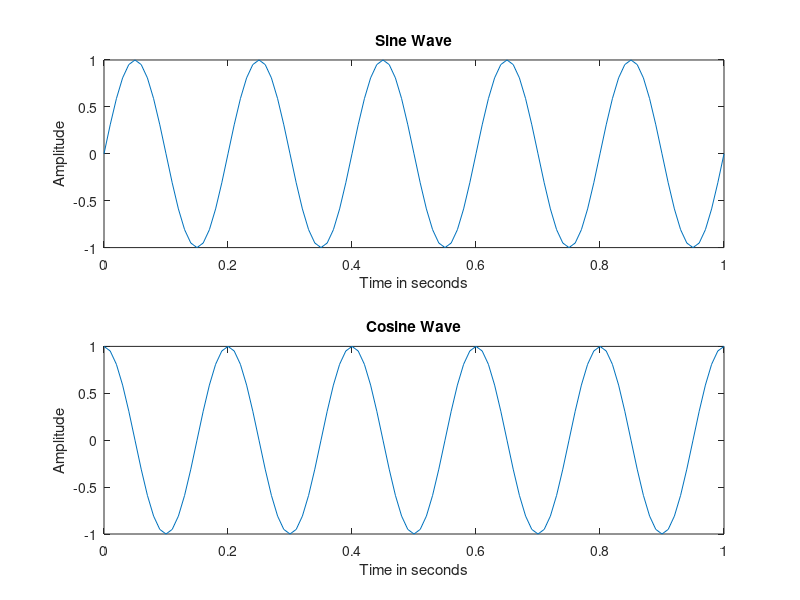

Source code (MATLAB):
% simple matlab script from notes
% semi colon at the back prevents printing of variable values
% press f5 to run script
a=5;
b=a/2;
k=3*a;
a
b
k
k^2

% all variables are matrices in MATLAB
% row vector
row = [12,14,-1];
row
% column vector
col = [13;42;-5];
col

% matrix (, and ;)
matrix = [1,2,3;4,5,6;7,8,9];
matrix

% sub matrix
% sub_matrix = matrix(r1:r2,c1:c2)
col_2nd = matrix(:,2);
col_2nd
row_2nd = matrix(2,:);
row_2nd

% simple if-else statement
k = rand*100; % rand is a single uniformly distributed random number in the interval (0,1)
% check value
k
if k <=30
    "0 to 30 range"
elseif k<=60
    "30 to 60 range"
else
    "60 to 100 range"
end

% for loop
number = 0
for i = 1:10
   number = number+i;
end

% while loop
number2 = 0
i = 0;
while i<10
    number2 = number2 + i;
    i = i+1;
end
number
number2

% Scalar Matrices
a = 3;
b = [1,2,3;4,5,6];
c = b+a;
d = b-a;
e = b*a;
f = b/a;
c
d
e
f

% change the numbers if you want to see how the curves will change
t = 0:0.01:1;
f = 5;
y = cos(2*pi*f*t);
plot(t,y)

title("Cosine Wave");
xlabel("Time in seconds");
ylabel("Amplitude");

% plot sine and cosine
t = 0:0.01:1;
f = 5;
y1 = sin(2*pi*f*t);
y2 = cos(2*pi*f*t);
subplot(2,1,1)
plot(t,y1);
title("Sine Wave");
xlabel("Time in seconds");
ylabel("Amplitude");
subplot(2,1,2)
plot(t,y2);
title("Cosine Wave");
xlabel("Time in seconds");
ylabel("Amplitude");